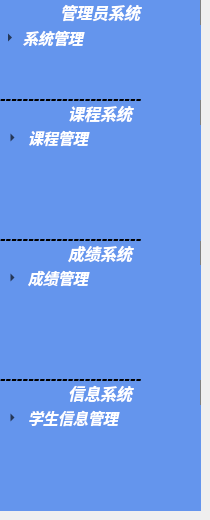
   <widget class="QWidget" name="page_7">
    <widget class="QTreeWidget" name="SystemSet_3">
     <property name="geometry">
      <rect>
       <x>0</x>
       <y>0</y>
       <width>201</width>
       <height>101</height>
      </rect>
     </property>
     <property name="styleSheet">
      <string notr="true">QHeaderView::section { 
	height:25px;
	color:write;
	background:#6495ed;
	color: rgb(255, 255, 255);
	border-left:0px solid gray; 
	border-right:1px solid gray; 
	border-top:0px solid gray; 
	border-bottom:0px solid gray;
}

QTreeView {
	border:none;
	background: #6495ed;
}
QTreeView::item {
	height: 25px;
	border: none;
	color: white;
}

QTreeView::branch:closed:has-children{
	
	
	image: url(:/icon/images/右.png);
}
QTreeView::branch:open:has-children{
	image: url(:/icon/images/下.png);
}</string>
     </property>
     <column>
      <property name="text">
       <string>管理员系统</string>
      </property>
      <property name="font">
       <font>
        <family>幼圆</family>
        <pointsize>12</pointsize>
        <weight>75</weight>
        <italic>true</italic>
        <bold>true</bold>
       </font>
      </property>
      <property name="textAlignment">
       <set>AlignHCenter|AlignTop</set>
      </property>
      <property name="background">
       <color>
        <red>132</red>
        <green>161</green>
        <blue>197</blue>
       </color>
      </property>
     </column>
     <item>
      <property name="text">
       <string>系统管理</string>
      </property>
      <property name="font">
       <font>
        <family>幼圆</family>
        <pointsize>11</pointsize>
        <weight>75</weight>
        <italic>true</italic>
        <bold>true</bold>
       </font>
      </property>
      <item>
       <property name="text">
        <string>返回首页</string>
       </property>
       <property name="font">
        <font>
         <family>幼圆</family>
         <pointsize>11</pointsize>
         <weight>75</weight>
         <italic>true</italic>
         <bold>true</bold>
        </font>
       </property>
      </item>
      <item>
       <property name="text">
        <string>退出系统</string>
       </property>
       <property name="font">
        <font>
         <family>幼圆</family>
         <pointsize>11</pointsize>
         <weight>75</weight>
         <italic>true</italic>
         <bold>true</bold>
        </font>
       </property>
       <property name="textAlignment">
        <set>AlignLeading|AlignVCenter</set>
       </property>
      </item>
     </item>
    </widget>
    <widget class="QTreeWidget" name="ScoreManager_3">
     <property name="geometry">
      <rect>
       <x>0</x>
       <y>240</y>
       <width>201</width>
       <height>141</height>
      </rect>
     </property>
     <property name="styleSheet">
      <string notr="true">QHeaderView::section { 
	height:25px;
	color:white;
	background:#6495ed;
	border-left:0px solid gray; 
	border-right:1px solid gray; 
	border-top:0px solid gray; 
	border-bottom:0px solid gray;
}

QTreeView {
	border:none;
	background: #6495ed;
}
QTreeView::item {
	height: 25px;
	border: none;
	color: white;
}

QTreeView::branch:closed:has-children{
	image: url(:/icon/images/右.png);
}
QTreeView::branch:open:has-children{
	image: url(:/icon/images/下.png);
}</string>
     </property>
     <property name="lineWidth">
      <number>1</number>
     </property>
     <property name="autoExpandDelay">
      <number>40</number>
     </property>
     <property name="indentation">
      <number>25</number>
     </property>
     <property name="uniformRowHeights">
      <bool>false</bool>
     </property>
     <attribute name="headerMinimumSectionSize">
      <number>37</number>
     </attribute>
     <attribute name="headerDefaultSectionSize">
      <number>134</number>
     </attribute>
     <column>
      <property name="text">
       <string>成绩系统</string>
      </property>
      <property name="font">
       <font>
        <family>幼圆</family>
        <pointsize>12</pointsize>
        <weight>75</weight>
        <italic>true</italic>
        <bold>true</bold>
       </font>
      </property>
      <property name="textAlignment">
       <set>AlignCenter</set>
      </property>
     </column>
     <item>
      <property name="text">
       <string>成绩管理</string>
      </property>
      <property name="font">
       <font>
        <family>幼圆</family>
        <pointsize>11</pointsize>
        <weight>75</weight>
        <italic>true</italic>
        <bold>true</bold>
       </font>
      </property>
      <item>
       <property name="text">
        <string>成绩管理</string>
       </property>
       <property name="font">
        <font>
         <family>幼圆</family>
         <pointsize>11</pointsize>
         <weight>75</weight>
         <italic>true</italic>
         <bold>true</bold>
        </font>
       </property>
      </item>
      <item>
       <property name="text">
        <string>成绩导入</string>
       </property>
       <property name="font">
        <font>
         <family>幼圆</family>
         <pointsize>11</pointsize>
         <weight>75</weight>
         <italic>true</italic>
         <bold>true</bold>
        </font>
       </property>
      </item>
     </item>
    </widget>
    <widget class="QTreeWidget" name="CourseSelection_3">
     <property name="geometry">
      <rect>
       <x>0</x>
       <y>100</y>
       <width>201</width>
       <height>141</height>
      </rect>
     </property>
     <property name="styleSheet">
      <string notr="true">QHeaderView::section { 
	height:25px;
	color:white;
	background:#6495ed;
	border-left:0px solid gray; 
	border-right:1px solid gray; 
	border-top:0px solid gray; 
	border-bottom:0px solid gray;
}

QTreeView {
	border:none;
	background: #6495ed;
}
QTreeView::item {
	height: 25px;
	border: none;
	color: white;
}

QTreeView::branch:closed:has-children{
	image: url(:/icon/images/右.png);
}
QTreeView::branch:open:has-children{
	image: url(:/icon/images/下.png);
}</string>
     </property>
     <property name="lineWidth">
      <number>1</number>
     </property>
     <property name="autoExpandDelay">
      <number>40</number>
     </property>
     <property name="indentation">
      <number>25</number>
     </property>
     <property name="uniformRowHeights">
      <bool>false</bool>
     </property>
     <attribute name="headerMinimumSectionSize">
      <number>37</number>
     </attribute>
     <attribute name="headerDefaultSectionSize">
      <number>134</number>
     </attribute>
     <column>
      <property name="text">
       <string>课程系统</string>
      </property>
      <property name="font">
       <font>
        <family>幼圆</family>
        <pointsize>12</pointsize>
        <weight>75</weight>
        <italic>true</italic>
        <bold>true</bold>
       </font>
      </property>
      <property name="textAlignment">
       <set>AlignCenter</set>
      </property>
     </column>
     <item>
      <property name="text">
       <string>课程管理</string>
      </property>
      <property name="font">
       <font>
        <family>幼圆</family>
        <pointsize>11</pointsize>
        <weight>75</weight>
        <italic>true</italic>
        <bold>true</bold>
       </font>
      </property>
      <item>
       <property name="text">
        <string>课程审批</string>
       </property>
       <property name="font">
        <font>
         <family>幼圆</family>
         <pointsize>11</pointsize>
         <weight>75</weight>
         <italic>true</italic>
         <bold>true</bold>
        </font>
       </property>
      </item>
      <item>
       <property name="text">
        <string>课程删除</string>
       </property>
       <property name="font">
        <font>
         <family>幼圆</family>
         <pointsize>11</pointsize>
         <weight>75</weight>
         <italic>true</italic>
         <bold>true</bold>
        </font>
       </property>
      </item>
      <item>
       <property name="text">
        <string>课程总览</string>
       </property>
       <property name="font">
        <font>
         <family>幼圆</family>
         <pointsize>11</pointsize>
         <weight>75</weight>
         <italic>true</italic>
         <bold>true</bold>
        </font>
       </property>
      </item>
     </item>
    </widget>
    <widget class="QTreeWidget" name="Info_System">
     <property name="geometry">
      <rect>
       <x>0</x>
       <y>380</y>
       <width>201</width>
       <height>131</height>
      </rect>
     </property>
     <property name="styleSheet">
      <string notr="true">QHeaderView::section { 
	height:25px;
	color:white;
	background:#6495ed;
	border-left:0px solid gray; 
	border-right:1px solid gray; 
	border-top:0px solid gray; 
	border-bottom:0px solid gray;
}

QTreeView {
	border:none;
	background: #6495ed;
}
QTreeView::item {
	height: 25px;
	border: none;
	color: white;
}

QTreeView::branch:closed:has-children{
	image: url(:/icon/images/右.png);
}
QTreeView::branch:open:has-children{
	image: url(:/icon/images/下.png);
}</string>
     </property>
     <property name="lineWidth">
      <number>1</number>
     </property>
     <property name="autoExpandDelay">
      <number>40</number>
     </property>
     <property name="indentation">
      <number>25</number>
     </property>
     <property name="uniformRowHeights">
      <bool>false</bool>
     </property>
     <attribute name="headerMinimumSectionSize">
      <number>37</number>
     </attribute>
     <attribute name="headerDefaultSectionSize">
      <number>134</number>
     </attribute>
     <column>
      <property name="text">
       <string>信息系统</string>
      </property>
      <property name="font">
       <font>
        <family>幼圆</family>
        <pointsize>12</pointsize>
        <weight>75</weight>
        <italic>true</italic>
        <bold>true</bold>
       </font>
      </property>
      <property name="textAlignment">
       <set>AlignCenter</set>
      </property>
     </column>
     <item>
      <property name="text">
       <string>学生信息管理</string>
      </property>
      <property name="font">
       <font>
        <family>幼圆</family>
        <pointsize>11</pointsize>
        <weight>75</weight>
        <italic>true</italic>
        <bold>true</bold>
       </font>
      </property>
      <item>
       <property name="text">
        <string>信息修改</string>
       </property>
       <property name="font">
        <font>
         <family>幼圆</family>
         <pointsize>11</pointsize>
         <weight>75</weight>
         <italic>true</italic>
         <bold>true</bold>
        </font>
       </property>
      </item>
      <item>
       <property name="text">
        <string>信息导入</string>
       </property>
       <property name="font">
        <font>
         <family>幼圆</family>
         <pointsize>11</pointsize>
         <weight>75</weight>
         <italic>true</italic>
         <bold>true</bold>
        </font>
       </property>
      </item>
     </item>
    </widget>
    <widget class="QLabel" name="label_19">
     <property name="geometry">
      <rect>
       <x>0</x>
       <y>90</y>
       <width>201</width>
       <height>16</height>
      </rect>
     </property>
     <property name="font">
      <font>
       <pointsize>13</pointsize>
       <weight>75</weight>
       <italic>true</italic>
       <bold>true</bold>
      </font>
     </property>
     <property name="text">
      <string>-------------------------</string>
     </property>
    </widget>
    <widget class="QLabel" name="label_20">
     <property name="geometry">
      <rect>
       <x>0</x>
       <y>230</y>
       <width>201</width>
       <height>16</height>
      </rect>
     </property>
     <property name="font">
      <font>
       <pointsize>13</pointsize>
       <weight>75</weight>
       <italic>true</italic>
       <bold>true</bold>
      </font>
     </property>
     <property name="text">
      <string>-------------------------</string>
     </property>
    </widget>
    <widget class="QLabel" name="label_21">
     <property name="geometry">
      <rect>
       <x>0</x>
       <y>370</y>
       <width>201</width>
       <height>16</height>
      </rect>
     </property>
     <property name="font">
      <font>
       <pointsize>13</pointsize>
       <weight>75</weight>
       <italic>true</italic>
       <bold>true</bold>
      </font>
     </property>
     <property name="text">
      <string>-------------------------</string>
     </property>
    </widget>
   </widget>
